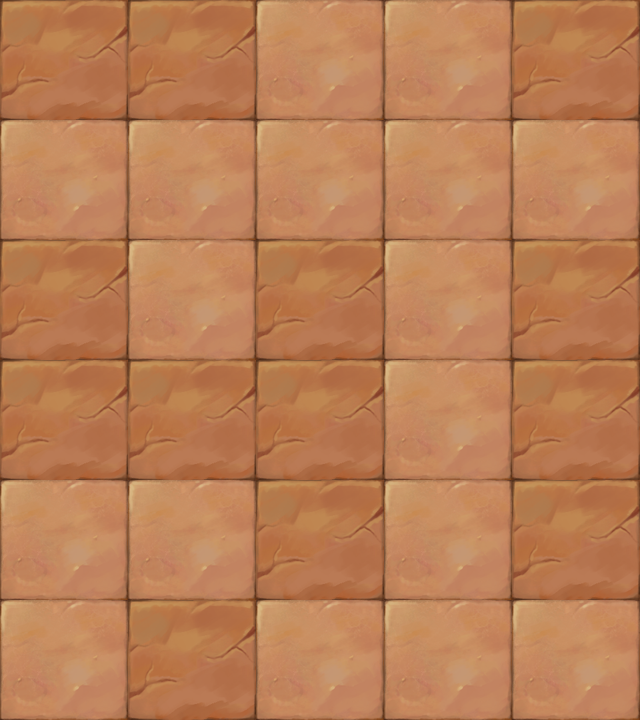

Rendered tile map (Tiled .tmx) drawn with the repository's tilesets; below, a short description and the map source with its tile grids summarised:
An orthogonal 5x6 tile map with 128x120 px tiles, 1 tile layer (块层 1).

<map version="1.0" orientation="orthogonal" width="5" height="6" tilewidth="128" tileheight="120">
 <tileset firstgid="1" name="map015" tilewidth="128" tileheight="120">
  <image source="map015.png" width="256" height="120" />
 </tileset>
 <layer name="块层 1" width="5" height="6">
  <data>[30 cells, 30 non-empty, 2 distinct tile ids]</data>
 </layer>
</map>
